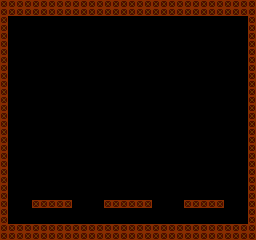

This game map was drawn from its Tiled (.tmx) file and the tilesets committed beside it. A one-line description and the full map source follow:
An orthogonal 32x30 tile map with 8x8 px tiles, 1 tile layer (Tile Layer 1), 1 image layer.

<map version="1.0" tiledversion="1.0.3" orientation="orthogonal" renderorder="right-down" width="32" height="30" tilewidth="8" tileheight="8" nextobjectid="1">
 <tileset firstgid="1" source="test_nam.tsx" />
 <imagelayer name="Image Layer 1" opacity="0.5">
  <image source="../test_nam.bmp" width="256" height="240" />
 </imagelayer>
 <layer name="Tile Layer 1" width="32" height="30" opacity="0.5">
  <data encoding="csv">
2,2,2,2,2,2,2,2,2,2,2,2,2,2,2,2,2,2,2,2,2,2,2,2,2,2,2,2,2,2,2,2,
2,2,2,2,2,2,2,2,2,2,2,2,2,2,2,2,2,2,2,2,2,2,2,2,2,2,2,2,2,2,2,2,
2,1,1,1,1,1,1,1,1,1,1,1,1,1,1,1,1,1,1,1,1,1,1,1,1,1,1,1,1,1,1,2,
2,1,1,1,1,1,1,1,1,1,1,1,1,1,1,1,1,1,1,1,1,1,1,1,1,1,1,1,1,1,1,2,
2,1,1,1,1,1,1,1,1,1,1,1,1,1,1,1,1,1,1,1,1,1,1,1,1,1,1,1,1,1,1,2,
2,1,1,1,1,1,1,1,1,1,1,1,1,1,1,1,1,1,1,1,1,1,1,1,1,1,1,1,1,1,1,2,
2,1,1,1,1,1,1,1,1,1,1,1,1,1,1,1,1,1,1,1,1,1,1,1,1,1,1,1,1,1,1,2,
2,1,1,1,1,1,1,1,1,1,1,1,1,1,1,1,1,1,1,1,1,1,1,1,1,1,1,1,1,1,1,2,
2,1,1,1,1,1,1,1,1,1,1,1,1,1,1,1,1,1,1,1,1,1,1,1,1,1,1,1,1,1,1,2,
2,1,1,1,1,1,1,1,1,1,1,1,1,1,1,1,1,1,1,1,1,1,1,1,1,1,1,1,1,1,1,2,
2,1,1,1,1,1,1,1,1,1,1,1,1,1,1,1,1,1,1,1,1,1,1,1,1,1,1,1,1,1,1,2,
2,1,1,1,1,1,1,1,1,1,1,1,1,1,1,1,1,1,1,1,1,1,1,1,1,1,1,1,1,1,1,2,
2,1,1,1,1,1,1,1,1,1,1,1,1,1,1,1,1,1,1,1,1,1,1,1,1,1,1,1,1,1,1,2,
2,1,1,1,1,1,1,1,1,1,1,1,1,1,1,1,1,1,1,1,1,1,1,1,1,1,1,1,1,1,1,2,
2,1,1,1,1,1,1,1,1,1,1,1,1,1,1,1,1,1,1,1,1,1,1,1,1,1,1,1,1,1,1,2,
2,1,1,1,1,1,1,1,1,1,1,1,1,1,1,1,1,1,1,1,1,1,1,1,1,1,1,1,1,1,1,2,
2,1,1,1,1,1,1,1,1,1,1,1,1,1,1,1,1,1,1,1,1,1,1,1,1,1,1,1,1,1,1,2,
2,1,1,1,1,1,1,1,1,1,1,1,1,1,1,1,1,1,1,1,1,1,1,1,1,1,1,1,1,1,1,2,
2,1,1,1,1,1,1,1,1,1,1,1,1,1,1,1,1,1,1,1,1,1,1,1,1,1,1,1,1,1,1,2,
2,1,1,1,1,1,1,1,1,1,1,1,1,1,1,1,1,1,1,1,1,1,1,1,1,1,1,1,1,1,1,2,
2,1,1,1,1,1,1,1,1,1,1,1,1,1,1,1,1,1,1,1,1,1,1,1,1,1,1,1,1,1,1,2,
2,1,1,1,1,1,1,1,1,1,1,1,1,1,1,1,1,1,1,1,1,1,1,1,1,1,1,1,1,1,1,2,
2,1,1,1,1,1,1,1,1,1,1,1,1,1,1,1,1,1,1,1,1,1,1,1,1,1,1,1,1,1,1,2,
2,1,1,1,1,1,1,1,1,1,1,1,1,1,1,1,1,1,1,1,1,1,1,1,1,1,1,1,1,1,1,2,
2,1,1,1,1,1,1,1,1,1,1,1,1,1,1,1,1,1,1,1,1,1,1,1,1,1,1,1,1,1,1,2,
2,1,1,1,2,2,2,2,2,1,1,1,1,2,2,2,2,2,2,1,1,1,1,2,2,2,2,2,1,1,1,2,
2,1,1,1,1,1,1,1,1,1,1,1,1,1,1,1,1,1,1,1,1,1,1,1,1,1,1,1,1,1,1,2,
2,1,1,1,1,1,1,1,1,1,1,1,1,1,1,1,1,1,1,1,1,1,1,1,1,1,1,1,1,1,1,2,
2,2,2,2,2,2,2,2,2,2,2,2,2,2,2,2,2,2,2,2,2,2,2,2,2,2,2,2,2,2,2,2,
2,2,2,2,2,2,2,2,2,2,2,2,2,2,2,2,2,2,2,2,2,2,2,2,2,2,2,2,2,2,2,2
</data>
 </layer>
</map>